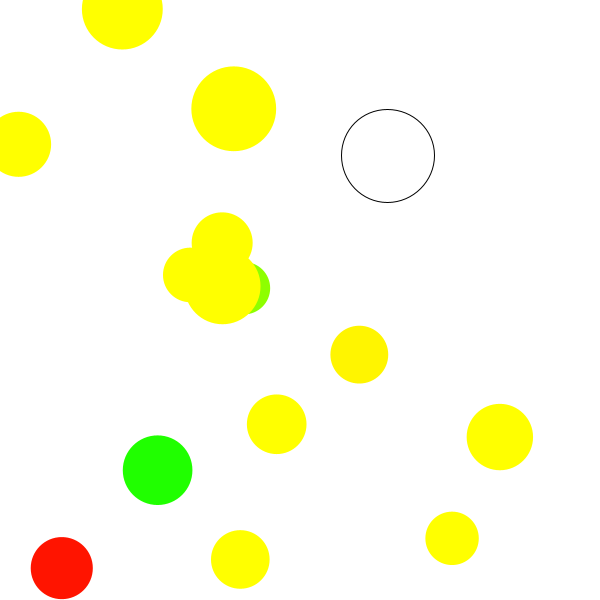
Frame 1 (no input)
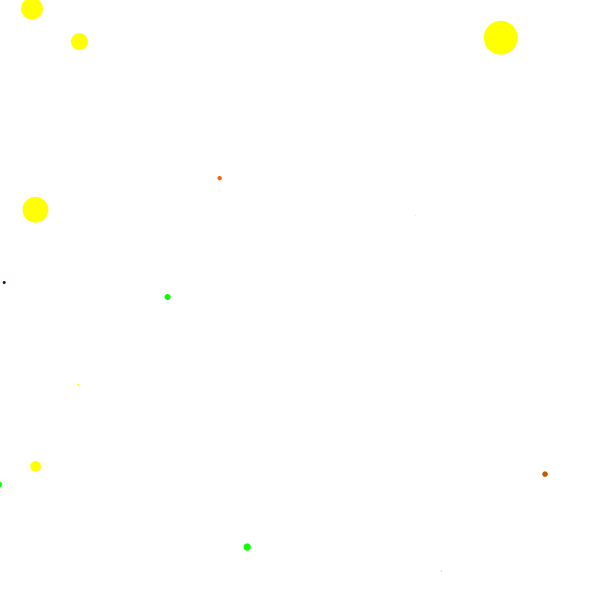
Frame 60 (the mouse pressed at the canvas centre just before this capture)
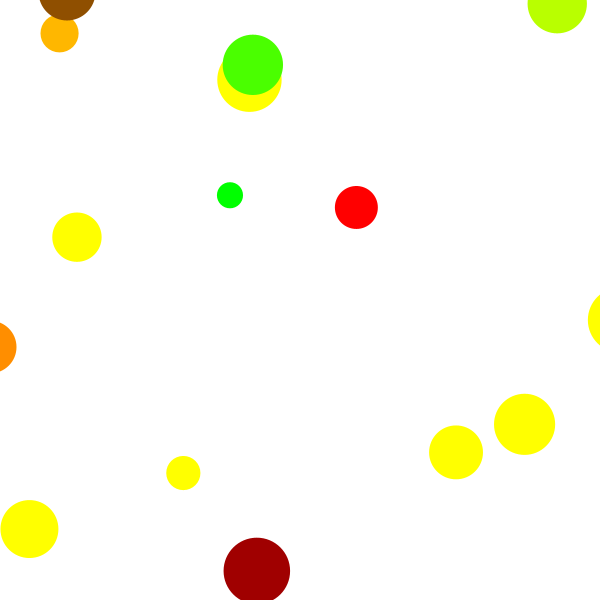
Frame 120 (the mouse held since frame 60 and released just before this capture)

The Processing sketch that drew these frames (run headless with seeded random() and noise(); from frame 60 on, the mouse is pressed at the canvas centre):

// Processing sketch: sketch_181018c
// ── sketch_181018c.pde
// Code_1_FA18
// Week 7
// Bryan Ma

// this sketch creates 10 instances of a ball class. 
// it does this in the setup() function in a loop instead of 
//  doing it based on mouse presses as we did in class.

// review this approach, then create your own class that draws
//  a different visual to the screen with its own behavior. 
//  it could be abstract or more explicit. think about how to 
//  parameterize your object's constructor. once you've created 
//  a class like this, create a number of instances of your 
//  class on the canvas by any means you prefer.

ArrayList<Ball> balls = new ArrayList<Ball>();

void setup() {
  size(600, 600);
  for (int i = 0; i < 15; i++) {
    balls.add(new Ball(random(width), random(height)));
  }
}

void draw() {
  background(255);
  for (int i = 0; i < balls.size(); i++) {
    Ball ball = balls.get(i);
    ball.display();
    ball.update();
   
  }
}

// ── balls.pde
class Ball {
  float posX;
  float posY;
  float Xspeed;
  float Yspeed;
  float s;

  Ball(float posX, float posY) {
    this.posX = posX;
    this.posY = posY;
    this.Xspeed = random(-5, 5);
    this.Yspeed = random(-5, 5);
    this.s = random(50, 100);
  }

  void display() {
    ellipse(this.posX, this.posY, s, s);
  }

  void update() {
    this.posX += this.Xspeed;
    this.posY += this.Yspeed;
    s = s -1;

    if (this.posX > width-this.s/2 || this.posX < this.s/2) {
      this.Xspeed *= -1;
    }
    if (this.posY > height-this.s/2 || this.posY < this.s/2) {
      this.Yspeed *= -1;
    }
    
    if (s > 100 || s < - 100){
      s = -s;
    }
    
    noStroke();
    fill((int(map(posX, 0, 255,0,width))),(int(map(posY, 0, 255,0,height))), 0);
  }
}
